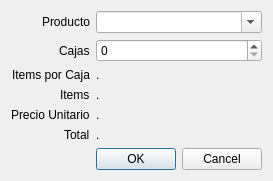
<?xml version="1.0" encoding="UTF-8"?>
<ui version="4.0">
 <class>Dialog</class>
 <widget class="QDialog" name="Dialog">
  <property name="windowTitle">
   <string>Compras</string>
  </property>
  <layout class="QFormLayout" name="formLayout">
   <property name="sizeConstraint">
    <enum>QLayout::SetMinimumSize</enum>
   </property>
   <property name="fieldGrowthPolicy">
    <enum>QFormLayout::AllNonFixedFieldsGrow</enum>
   </property>
   <property name="labelAlignment">
    <set>Qt::AlignRight|Qt::AlignTrailing|Qt::AlignVCenter</set>
   </property>
   <item row="0" column="0">
    <widget class="QLabel" name="label">
     <property name="text">
      <string>Producto</string>
     </property>
    </widget>
   </item>
   <item row="0" column="1">
    <widget class="QComboBox" name="cbProd">
     <property name="editable">
      <bool>true</bool>
     </property>
     <property name="insertPolicy">
      <enum>QComboBox::NoInsert</enum>
     </property>
    </widget>
   </item>
   <item row="1" column="0">
    <widget class="QLabel" name="label_2">
     <property name="text">
      <string>Cajas</string>
     </property>
    </widget>
   </item>
   <item row="1" column="1">
    <widget class="QSpinBox" name="dPacks">
     <property name="maximum">
      <number>900000000</number>
     </property>
    </widget>
   </item>
   <item row="3" column="0">
    <widget class="QLabel" name="label_3">
     <property name="text">
      <string>Items por Caja</string>
     </property>
    </widget>
   </item>
   <item row="3" column="1">
    <widget class="QLabel" name="lb_packItems">
     <property name="text">
      <string>.</string>
     </property>
    </widget>
   </item>
   <item row="5" column="0">
    <widget class="QLabel" name="label_4">
     <property name="text">
      <string>Items</string>
     </property>
    </widget>
   </item>
   <item row="5" column="1">
    <widget class="QLabel" name="lb_items">
     <property name="text">
      <string>.</string>
     </property>
    </widget>
   </item>
   <item row="6" column="0">
    <widget class="QLabel" name="label_6">
     <property name="text">
      <string>Precio Unitario</string>
     </property>
    </widget>
   </item>
   <item row="8" column="1">
    <widget class="QDialogButtonBox" name="buttonBox">
     <property name="standardButtons">
      <set>QDialogButtonBox::Cancel|QDialogButtonBox::Ok</set>
     </property>
    </widget>
   </item>
   <item row="6" column="1">
    <widget class="QLabel" name="lb_price">
     <property name="text">
      <string>.</string>
     </property>
    </widget>
   </item>
   <item row="7" column="1">
    <widget class="QLabel" name="lb_total">
     <property name="text">
      <string>.</string>
     </property>
    </widget>
   </item>
   <item row="7" column="0">
    <widget class="QLabel" name="label_8">
     <property name="text">
      <string>Total</string>
     </property>
    </widget>
   </item>
  </layout>
 </widget>
 <resources/>
 <connections>
  <connection>
   <sender>buttonBox</sender>
   <signal>accepted()</signal>
   <receiver>Dialog</receiver>
   <slot>accept()</slot>
   <hints>
    <hint type="sourcelabel">
     <x>248</x>
     <y>254</y>
    </hint>
    <hint type="destinationlabel">
     <x>157</x>
     <y>274</y>
    </hint>
   </hints>
  </connection>
  <connection>
   <sender>buttonBox</sender>
   <signal>rejected()</signal>
   <receiver>Dialog</receiver>
   <slot>reject()</slot>
   <hints>
    <hint type="sourcelabel">
     <x>316</x>
     <y>260</y>
    </hint>
    <hint type="destinationlabel">
     <x>286</x>
     <y>274</y>
    </hint>
   </hints>
  </connection>
 </connections>
</ui>
